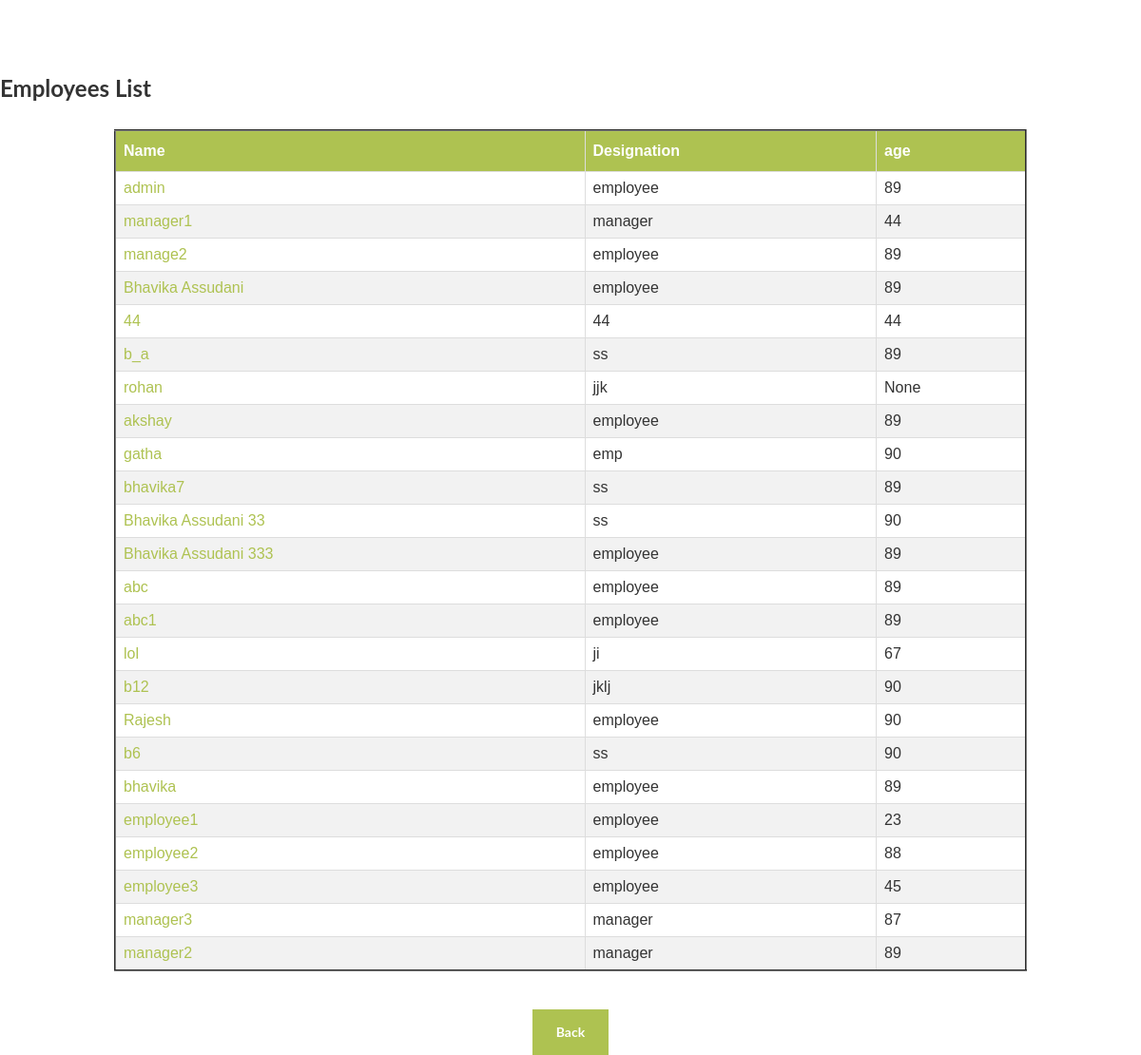
The page /list (signed in) on the database as committed earlier.
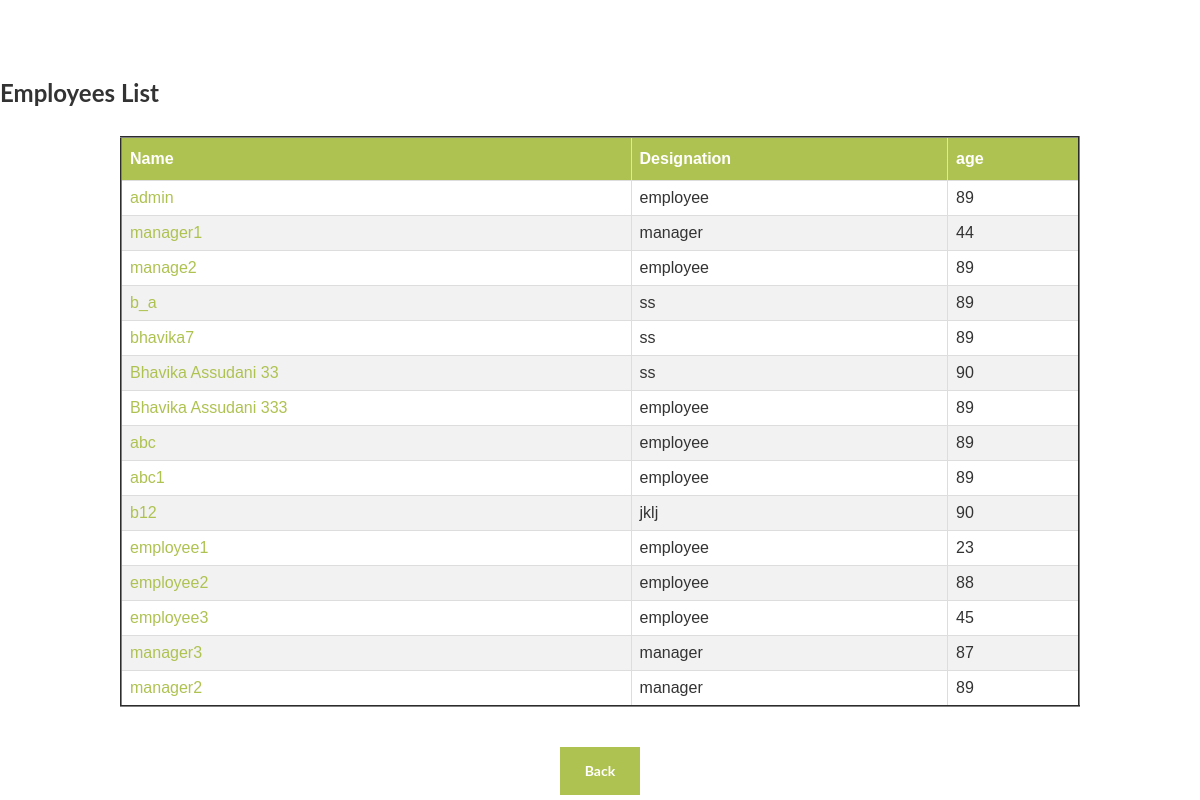
The same page on the database as committed later.
### app.py (models this page shows, shortened)
class Employees(db.Model):
    name = db.Column(db.String(100), primary_key=True)
    designation = db.Column(db.String(100))
    salary = db.Column(db.Integer)
    address = db.Column(db.String(100))
    pNumber = db.Column(db.Integer)
    manager = db.Column(db.String(200))
    password = db.Column(db.String(200))
    age = db.Column(db.Integer)
    isManager=db.Column(db.Boolean)

### app.py (the view)
@app.route('/list')
def list_employees():
    logged_in=session['name']
    employee = Employees.query.filter_by(name=logged_in).first()
    if(employee.isManager):
        rows=Employees.query.filter_by(manager=logged_in).all()
        logging.info("employees list shown")
        return render_template('/list_employees.html', rows=rows)
    else:
        logging.info("employees list shown")
        return render_template('/list_employees.html', rows=Employees.query.all())

### templates/list_employees.html (shortened to what this page needs)
<head>
    <link href="https://maxcdn.bootstrapcdn.com/bootstrap/3.3.7/css/bootstrap.min.css" rel="stylesheet">
    <link type= "text/css" rel="stylesheet" href="{{ url_for('static', filename='styles.css') }}" >
</head>
<body>
   <br>
 <br>
 <br>
 <h3 >Employees List</h3>
 <br>
     <table border="2" padding = "5" align="center">
         <thead>
            <tr>
               <th>Name</th>
                <th>Designation</th>
               <th>age</th>
            </tr>
         </thead>
         <tbody>
            {% for x in rows %}
            <tr>
                  <td><a  href="{{ url_for('displayEmp',employee=x) }}"  >{{ x.name }}</a></td>
                  <td>{{ x.designation }}</td>
                  <td>{{ x.age }}</td>
               </tr>
            {% endfor %}
         </tbody>
      </table>
<br>
 <br>
<center>
     <a class="back" href="{{ url_for('back_emp') }}">Back</a>
</center>
</body>

### static/styles.css (style rules this page uses)
body, html { width: 100%; height: 100%; }
body, h1, h2, h3 { font-family: "Lato", "Helvetica Neue", Helvetica, Arial, sans-serif; font-weight: 700; }
a, .navbar-default .navbar-brand, .navbar-default .navbar-nav>li>a { color: #aec251; }
table { font-family: "Trebuchet MS", Arial, Helvetica, sans-serif; border-collapse: collapse; align:center; margin-right:10%; width: 80%; }
td, th { border: 1px solid #ddd; padding: 8px; }
tr:nth-child(even) { background-color: #f2f2f2; }
th { padding-top: 12px; padding-bottom: 12px; text-align: left; background-color: #aec251; color: white; }

### templates/list_employees.html (style rules this page uses)
.back { background-color: #aec251; color: white; padding: 14px 25px; text-align: center; text-decoration: none; display: inline-block; }

Rows that differ between the two databases and show on the page:
removed Employees: name "Bhavika Assudani", designation "employee", age "89"
removed Employees: name "44", designation "44", age "44"
removed Employees: name "rohan", designation "jjk", age "None"
removed Employees: name "akshay", designation "employee", age "89"
removed Employees: name "gatha", designation "emp", age "90"
removed Employees: name "lol", designation "ji", age "67"
removed Employees: name "Rajesh", designation "employee", age "90"
removed Employees: name "b6", designation "ss", age "90"
removed Employees: name "bhavika", designation "employee", age "89"
